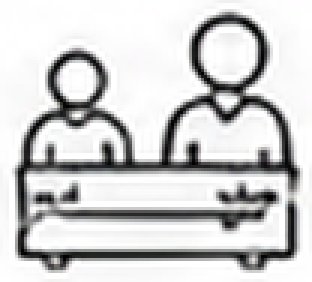
#> input picture assets/img/about/c-3.png, 104 x 94 px (shown 3 times larger)
$ python -i crop_assets.py   (imports and definitions only)
#> lines starting #> are read from the running program, lines starting #| are printed output that depends on the picture; after the words box and inside, x2 and y2 are one past the last pixel; in counts of white or black regions, pixels touching at a corner belong together
#> further down, picture is the input picture: PIL image 104x94 RGB; mean R, G, B 206.3, 206.3, 206.5
"""Crop real images/icons out of the UI mockup screenshots into demo assets.

Usage: python crop_assets.py <spec.json>
Spec: {"source": "<png>", "out": "<dir>", "items": [{"name": "x.png", "box": [l, t, r, b], "trim": true, "scale": 2}]}
"""
import json
import sys
from pathlib import Path

from PIL import Image, ImageChops

ROOT = Path(__file__).resolve().parents[3]


def trim(img, pad=2, tol=28):
#> called with pad = 2, tol = 28
    bg = Image.new(img.mode, img.size, img.getpixel((0, 0)))
#> bg: PIL image 104x94 RGB; every value is 254
    diff = ImageChops.difference(img, bg).convert("L").point(lambda v: 255 if v > tol else 0)
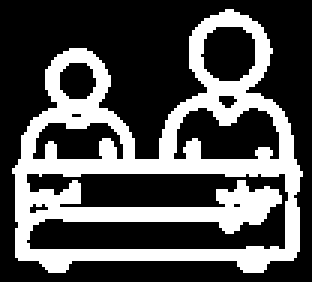
#> diff: PIL image 104x94 L (shown 3 times larger); 32% white; 1 white region, box (x1, y1, x2, y2) and area: (4, 3, 101, 91) 3130
    box = diff.getbbox()
#> box = (4, 3, 101, 91)
    if not box:
        return img
    l, t, r, b = box
#> l = 4; t = 3; r = 101; b = 91
    return img.crop((max(l - pad, 0), max(t - pad, 0), min(r + pad, img.width), min(b + pad, img.height)))
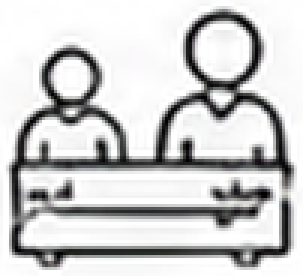
#> returned value: PIL image 101x92 RGB (shown 3 times larger); mean R, G, B 204, 204, 204.2


def main(spec_path):
    spec = json.loads(Path(spec_path).read_text(encoding="utf-8"))
    src = Image.open(ROOT / spec["source"]).convert("RGB")
    out = ROOT / spec["out"]
    out.mkdir(parents=True, exist_ok=True)
    for item in spec["items"]:
        img = src.crop(tuple(item["box"]))
        if item.get("trim"):
            img = trim(img)
        if item.get("scale", 1) != 1:
            img = img.resize((img.width * item["scale"], img.height * item["scale"]), Image.LANCZOS)
        img.save(out / item["name"], optimize=True)
        print(f'{item["name"]}: {img.size}')


# [2 lines not run here, left out]

>>> from PIL import Image
>>> picture = Image.open('../assets/img/about/c-3.png')
>>> result = trim(picture)

$ run again, on assets/img/about/c-5.png
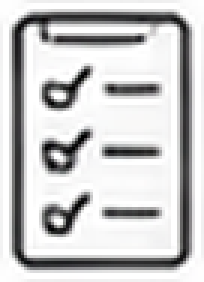
#> input picture assets/img/about/c-5.png, 68 x 94 px (shown 3 times larger)
#> picture is the input picture: PIL image 68x94 RGB; mean R, G, B 200.9, 200.8, 201
#> bg: PIL image 68x94 RGB; every value is 254
#> in trim, `diff = ImageChops.difference(img, bg).convert("L").point(lambda v: 255..`:
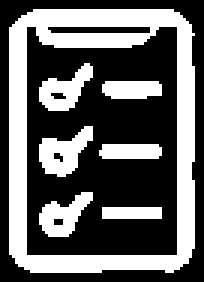
#> diff: PIL image 68x94 L (shown 3 times larger); 38.6% white; 7 white regions, largest, box (x1, y1, x2, y2) and area: (3, 3, 65, 91) 1715, (13, 42, 31, 59) 169, (13, 21, 31, 37) 148
#> box = (3, 3, 65, 91)
#> l = 3; r = 65; b = 91
#> in trim, `return img.crop((max(l - pad, 0), max(t - pad, 0), min(r + pad, img.wi..`:
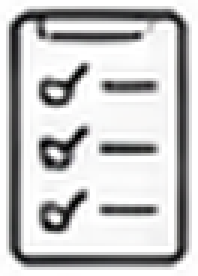
#> returned value: PIL image 66x92 RGB (shown 3 times larger); mean R, G, B 198.6, 198.5, 198.8

$ run again, on assets/img/about/g-2.png
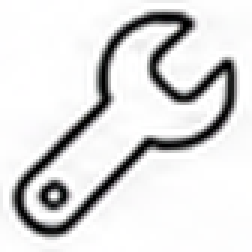
#> input picture assets/img/about/g-2.png, 84 x 84 px (shown 3 times larger)
#> picture is the input picture: PIL image 84x84 RGB; mean R, G, B 221.4, 221.3, 221.5
#> in trim, `diff = ImageChops.difference(img, bg).convert("L").point(lambda v: 255..`:
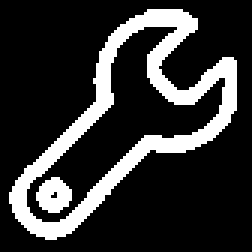
#> diff: PIL image 84x84 L (shown 3 times larger); 19.7% white; 2 white regions, box (x1, y1, x2, y2) and area: (3, 3, 79, 80) 1285, (12, 59, 24, 71) 102
#> box = (3, 3, 79, 80)
#> l = 3; r = 79; b = 80
#> in trim, `return img.crop((max(l - pad, 0), max(t - pad, 0), min(r + pad, img.wi..`:
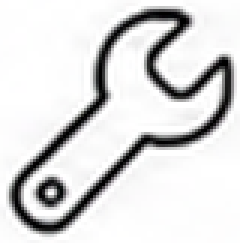
#> returned value: PIL image 80x81 RGB (shown 3 times larger); mean R, G, B 218.6, 218.5, 218.7
